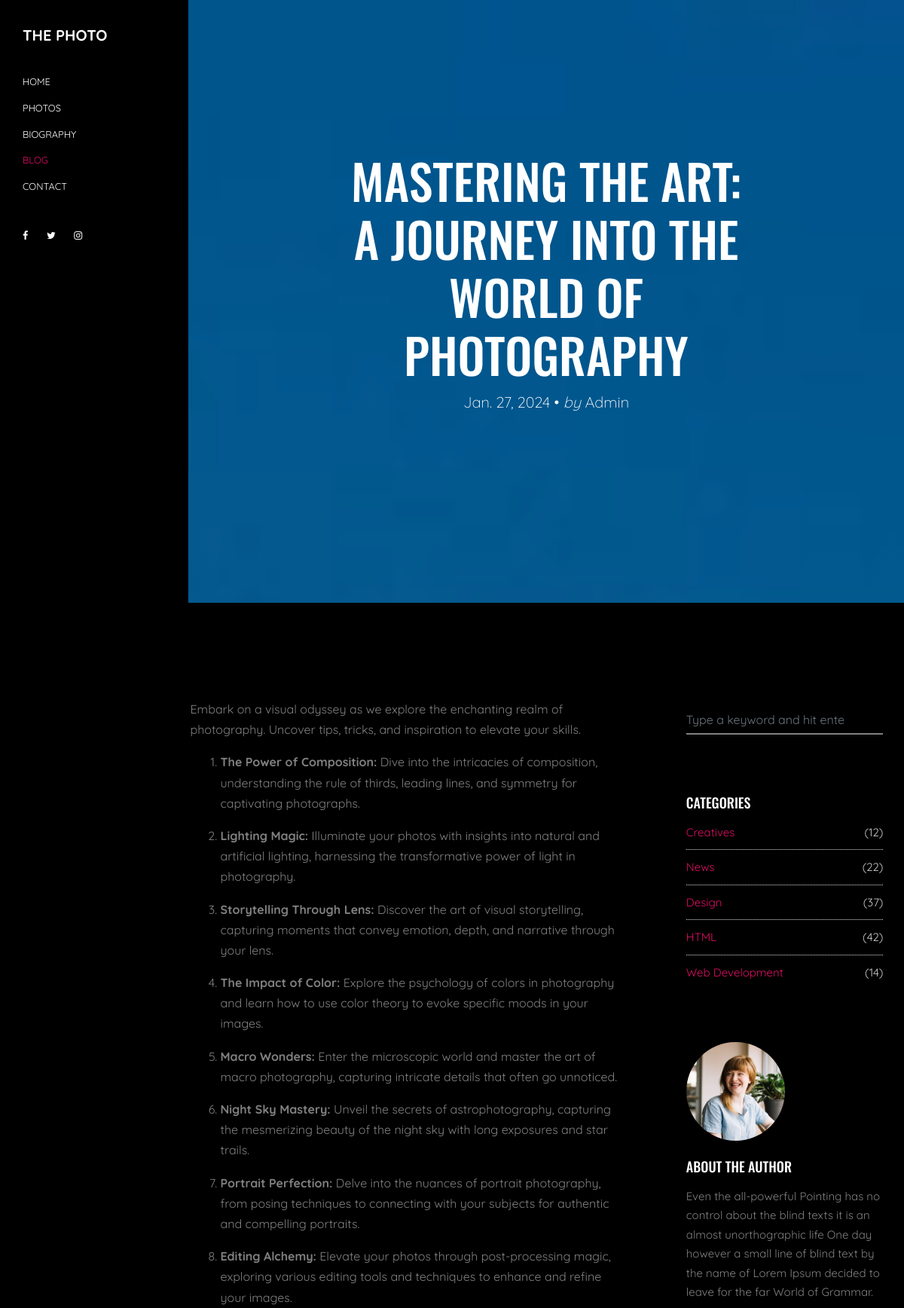
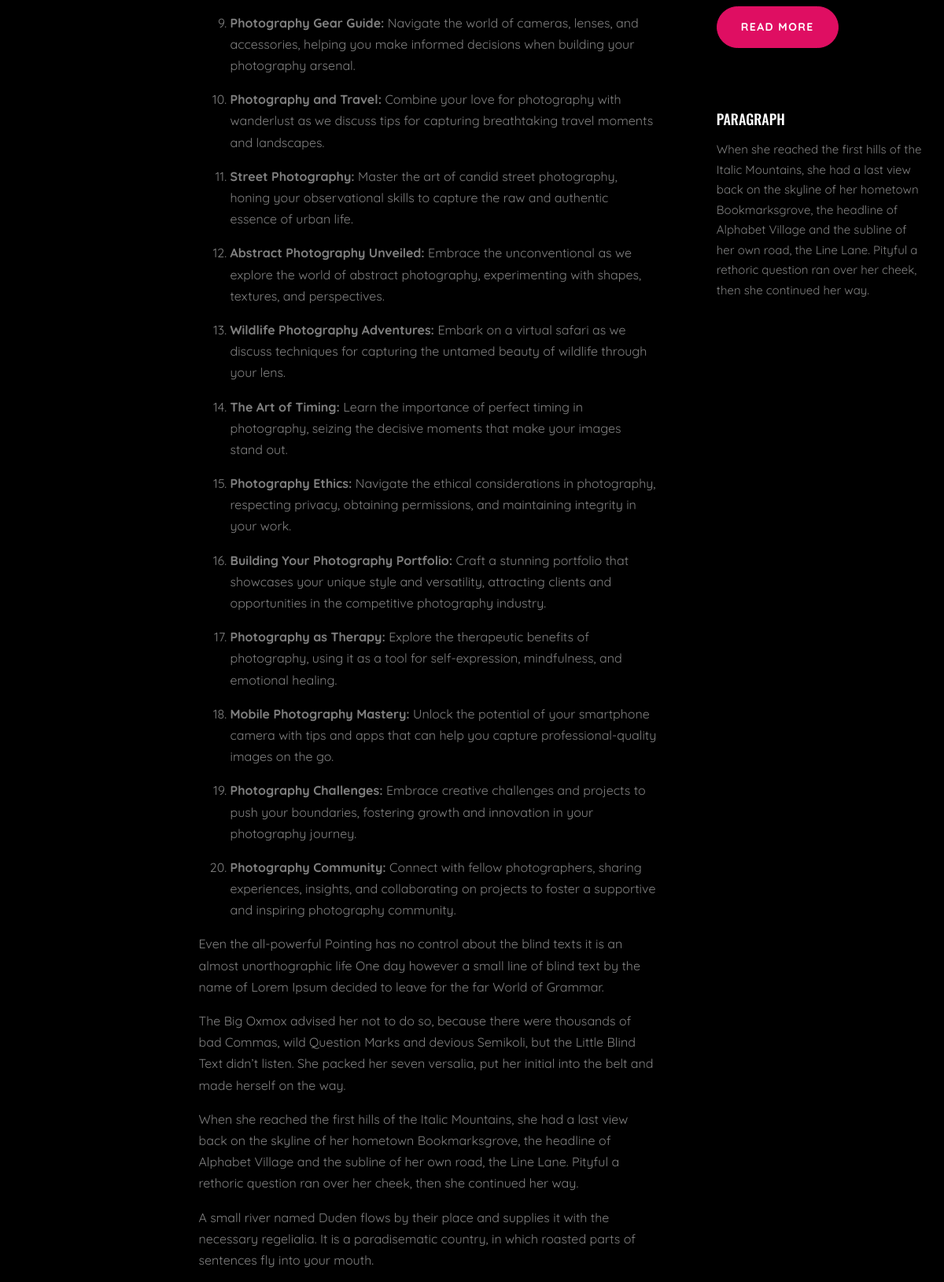
Screenshot of /Mastering the Art: A Journey into the World of Photography-1/ (upper part) with the database file from the repository (2 pictures, top to bottom).
### mainApp/models.py (models this page shows, shortened)
class Blog(models.Model):
     id=models.AutoField(primary_key=True)
     title=models.CharField(max_length=200)
     image=models.ImageField(upload_to="uploads")
     description=HTMLField()
     date=models.DateField(auto_now=True)
     meta_description=models.TextField(default='',null=True,blank=True)
     meta_keyword=models.TextField(default='',null=True,blank=True)

### mainApp/views.py (the view)
# urls.py: path('<str:title>-<int:id>/',views.blog_details),
def blog_details(Request,title,id):
   data=Blog.objects.get(id=id)
   return render(Request,'single.html',{'data':data})

### mainApp/templates/single.html (shortened to what this page needs)
{%load static%}
<!DOCTYPE html>
<html lang="en">
  <head>
    <link rel="stylesheet" href="{%static 'fonts/icomoon/style.css'%}">
    <link rel="stylesheet" href="{%static 'css/bootstrap.min.css'%}">
    <link rel="stylesheet" href="{%static 'css/magnific-popup.css'%}">
    <link rel="stylesheet" href="{%static 'css/jquery-ui.css'%}">
    <link rel="stylesheet" href="{%static 'css/owl.carousel.min.css'%}">
    <link rel="stylesheet" href="{%static 'css/owl.theme.default.min.css'%}">
    <link rel="stylesheet" href="{%static 'css/bootstrap-datepicker.css'%}">
    <link rel="stylesheet" href="fonts/flaticon/font/flaticon.css'%}">
    <link rel="stylesheet" href="{%static 'css/aos.css'%}">
    <link rel="stylesheet" href="{%static 'css/fancybox.min.css'%}">
    <link rel="stylesheet" href="{%static 'css/style.css'%}">
  </head>
  <body data-spy="scroll" data-target=".site-navbar-target" data-offset="200">
  <div class="site-wrap">
  <header class="header-bar d-flex d-lg-block align-items-center site-navbar-target" data-aos="fade-right">
    <div class="site-logo">
      <a href="/">The Photo</a>
    </div>
    <div class="main-menu">
      <ul class="js-clone-nav">
        <li><a href="/#section-home" class="nav-link">Home</a></li>
        <li><a href="/#section-photos" class="nav-link">Photos</a></li>
        <li><a href="/#section-bio" class="nav-link">Biography</a></li>
        <li class="active"><a href="/#section-blog" class="nav-link">Blog</a></li>
        <li><a href="/#section-contact" class="nav-link">Contact</a></li>
      </ul>
      <ul class="social js-clone-nav">
        <li><a href="#"><span class="icon-facebook"></span></a></li>
        <li><a href="#"><span class="icon-twitter"></span></a></li>
        <li><a href="#"><span class="icon-instagram"></span></a></li>
      </ul>
    </div>
  </header>
  <main class="main-content">
    <section class="site-section-hero bg-image" style="background-image: url({{data.image.url}});"  data-stellar-background-ratio="0.5" id="section-home">
        <div class="row justify-content-center align-items-center">
          <div class="col-md-7 text-center">
            <h1 class="text-white heading text-uppercase" data-aos="fade-up">{{data.title}}</h1>
            <p class="lead text-white mb-5" data-aos="fade-up" data-aos-delay="100">
             {{data.date}} &bullet; <em>by</em> Admin
            </p>
          </div>
        </div>
      </section>
    <div class="container-fluid">
      <div class="site-section">
      <div class="container">
        <div class="row">
          <div class="col-md-8 blog-content pr-lg-5">
            <p class="lead">{{data.description|safe}}</p>
            <blockquote><p>Even the all-powerful Pointing has no control about the blind texts it is an almost unorthographic life One day however a small line of blind text by the name of Lorem Ipsum decided to leave for the far World of Grammar.</p></blockquote>
            <p>The Big Oxmox advised her not to do so, because there were thousands of bad Commas, wild Question Marks and devious Semikoli, but the Little Blind Text didn’t listen. She packed her seven versalia, put her initial into the belt and made herself on the way.</p>
            <p>When she reached the first hills of the Italic Mountains, she had a last view back on the skyline of her hometown Bookmarksgrove, the headline of Alphabet Village and the subline of her own road, the Line Lane. Pityful a rethoric question ran over her cheek, then she continued her way.</p>
            <p>A small river named Duden flows by their place and supplies it with the necessary regelialia. It is a paradisematic country, in which roasted parts of sentences fly into your mouth.</p>
          </div>
          <div class="col-md-4 sidebar">
            <div class="sidebar-box">
              <form action="#" class="search-form">
                <div class="form-group">
                  <input type="text" class="form-control" placeholder="Type a keyword and hit enter">
                </div>
              </form>
            </div>
            <div class="sidebar-box">
              <div class="categories">
                <h3>Categories</h3>
                <li><a href="#">Creatives <span>(12)</span></a></li>
                <li><a href="#">News <span>(22)</span></a></li>
                <li><a href="#">Design <span>(37)</span></a></li>
                <li><a href="#">HTML <span>(42)</span></a></li>
                <li><a href="#">Web Development <span>(14)</span></a></li>
              </div>
            </div>
            <div class="sidebar-box">
              <img src="{%static 'images/person_1.jpg'%}" alt="Image" class="img-fluid mb-4 w-50 rounded-circle">
              <h3 class="text-white">About The Author</h3>
              <p>Even the all-powerful Pointing has no control about the blind texts it is an almost unorthographic life One day however a small line of blind text by the name of Lorem Ipsum decided to leave for the far World of Grammar.</p>
              <p><a href="#" class="btn btn-primary btn-md text-white">Read More</a></p>
            </div>
            <div class="sidebar-box">
              <h3 class="text-white">Paragraph</h3>
              <p>When she reached the first hills of the Italic Mountains, she had a last view back on the skyline of her hometown Bookmarksgrove, the headline of Alphabet Village and the subline of her own road, the Line Lane. Pityful a rethoric question ran over her cheek, then she continued her way.</p>
            </div>
          </div>
        </div>
      </div>
    </div>
    </div>
  </main>
</div>
  </body>
</html>

### mainApp/static/css/style.css (style rules this page uses)
body { line-height:1.7;color:gray;font-weight:400;font-size:1rem;background:#000 }
a { -webkit-transition:.3s all ease;-o-transition:.3s all ease;transition:.3s all ease }
.h1,.h2,.h3,.h4,.h5,h1,h2,h3,h4,h5 { font-family:"Oswald", arial, sans-serif }
.site-wrap:before { display:none;-webkit-transition:.3s all ease-in-out;-o-transition:.3s all ease-in-out;transition:.3s all ease-in-out;background:rgba(0, 0, 0, 0.6);content:"";position:absolute;z-index:2000;top:0;left:0;right:0;bottom:0;opacity:0;visibility:hidden }
.btn { border-radius:30px }
.btn.btn-md { padding:15px 30px;font-size:14px;font-weight:bold;text-transform:uppercase;letter-spacing:.1em }
.form-control { border:none;border-bottom:2px solid gray;border-radius:0;background:none;color:#fff;padding-left:0;padding-right:0 }
.site-section { padding:2.5em 0 }
@media (min-width:768px) { .site-section { padding:5em 0 } }
.bg-image { background-size:cover;background-position:center center;background-repeat:no-repeat;background-attachment:fixed }
.site-mobile-menu .site-nav-wrap { padding:0;margin:0;list-style:none;position:relative }
.site-mobile-menu .site-nav-wrap a { padding:10px 20px;display:block;position:relative;color:#212529 }
.site-mobile-menu .site-nav-wrap li { position:relative;display:block }
.site-mobile-menu .site-nav-wrap li.active>a { color:#df0e62 }
.site-mobile-menu .site-nav-wrap>li { display:block;position:relative;float:left;width:100% }
.site-mobile-menu .site-nav-wrap>li>a { padding-left:20px;font-size:20px }
.header-bar { float:left;width:250px;height:100vh;min-height:400px;overflow:auto;background:#000;padding:30px;text-align:left;position:fixed;left:0;top:0 }
.header-bar .site-logo { margin-bottom:30px }
.header-bar .site-logo a { font-size:20px;color:#fff;text-transform:uppercase;font-weight:bold }
.header-bar .main-menu { margin-right:auto }
.header-bar ul { text-align:left;padding:0;margin:0 0 30px 0 }
.header-bar ul li { list-style:none;margin-bottom:5px }
.header-bar ul li a { display:block;padding:4px 0;color:#fff;text-transform:uppercase;font-size:.8rem }
.header-bar ul li.active a { color:#df0e62 }
.header-bar ul.social li { display:inline-block }
.header-bar ul.social li a { padding:10px }
.header-bar ul.social li:first-child a { padding-left:0 }
.main-content { float:right;width:calc(100% - 250px) }
.main-content .container-fluid { margin-left:0;margin-right:0;padding-left:0;padding-right:0 }
.site-mobile-menu .site-mobile-menu-body ul:first-child { margin-bottom:20px!important;float:left }
.site-mobile-menu .site-mobile-menu-body .site-nav-wrap+.site-nav-wrap { float:left;display:block;position:relative }
.site-mobile-menu .site-mobile-menu-body .site-nav-wrap+.site-nav-wrap li,.site-mobile-menu .site-mobile-menu-body .site-nav-wrap+.site-nav-wrap li a { float:none;width:auto;display:inline }
.site-section-hero { position:relative }
.site-section-hero:before { position:absolute;content:"";left:0;right:0;bottom:0;top:0;background:rgba(0, 0, 0, 0.4);z-index:1 }
.site-section-hero,.site-section-hero .row { height:100vh;min-height:500px;z-index:2;position:relative }
.site-section-hero .heading { font-size:2.5rem }
@media (min-width:768px) { .site-section-hero .heading { font-size:4rem } }
.bg-image { background-size:cover;background-position:top center;background-repeat:no-repeat }
.site-section { padding:7em 0 }
.sidebar-box { margin-bottom:30px;padding:25px;font-size:15px;width:100%;float:left }
.sidebar-box :last-child { margin-bottom:0 }
.sidebar-box h3 { font-size:18px;margin-bottom:15px;color:#fff;text-transform:uppercase }
.categories li,.sidelink li { position:relative;margin-bottom:10px;padding-bottom:10px;border-bottom:1px dotted #dee2e6;list-style:none }
.categories li:last-child,.sidelink li:last-child { margin-bottom:0;border-bottom:none;padding-bottom:0 }
.categories li a,.sidelink li a { display:block }
.categories li a span,.sidelink li a span { position:absolute;right:0;top:0;color:#ccc }
.search-form .form-group { position:relative }
.search-form .form-group input { padding-right:50px }

### rows the page displays
Blog: image (picture), title "MASTERING THE ART: A JOURNEY INTO THE WORLD OF PHOTOGRAPHY", date "Jan. 27, 2024", description "Embark on a visual odyssey as we explore the enchanting realm of photography. Uncover tips, tricks, and inspiration to elevate your skills. The Power of Composition: Dive into the intricacies of composition, understanding the rule of thirds, leading lines, and symmetry for captivating photographs. Lighting Magic: Illuminate your photos with insights into natural and artificial lighting, harnessing the transformative power of light in photography. Storytelling Through Lens: Discover the art of visual storytelling, capturing moments that convey emotion, depth, and narrative through your lens. The Impact of Color: Explore the psychology of colors in photography and learn how to use color…"
